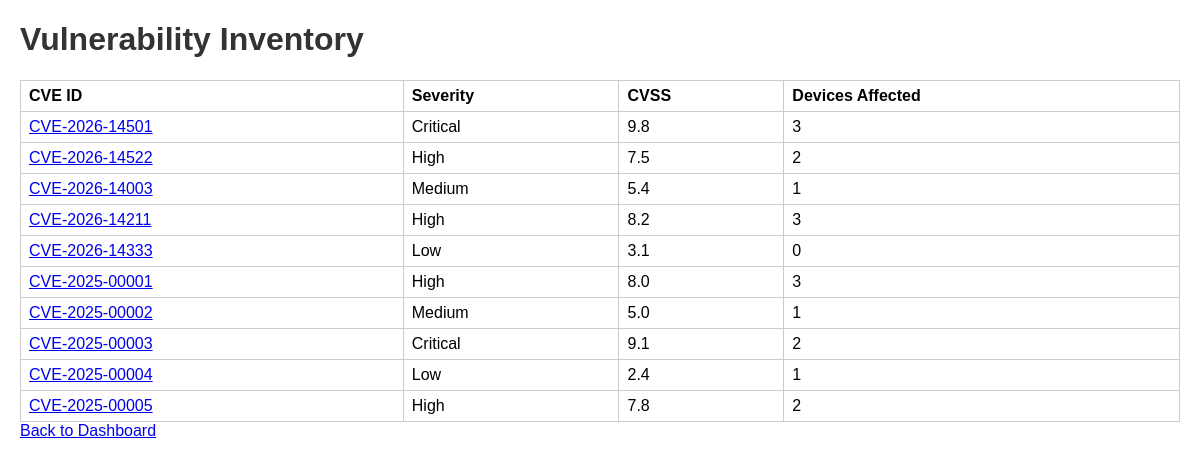
/vulnerabilities, run on the app's committed database.
### tables this page shows
CREATE TABLE Vulnerabilities (
    vuln_id INTEGER PRIMARY KEY AUTOINCREMENT,
    id TEXT,
    cve_id TEXT NOT NULL,
    severity TEXT,
    cvss REAL,
    description TEXT
);

### main.py (the view)
@app.get("/vulnerabilities")
def vulnerabilities(request: Request):
    conn = get_connection()
    cur = conn.cursor()
    cur.execute("""
        SELECT v.*, COUNT(dv.device_id) as device_count
        FROM Vulnerabilities v
        LEFT JOIN Device_Vulnerabilities dv ON v.vuln_id = dv.vuln_id
        GROUP BY v.vuln_id
    """)
    vulnerabilities = [dict(r) for r in cur.fetchall()]
    conn.close()
    return templates.TemplateResponse("vulnerabilities.html", {"request": request, "vulnerabilities": vulnerabilities})

### templates/vulnerabilities.html (shortened to what this page needs)
<!DOCTYPE html>
<html>
<head>
    <link rel="stylesheet" href="/static/styles.css">
</head>
<body>
<h1>Vulnerability Inventory</h1>
<table>
    <tr>
        <th>CVE ID</th>
        <th>Severity</th>
        <th>CVSS</th>
        <th>Devices Affected</th>
    </tr>
    {% for v in vulnerabilities %}
    <tr>
        <td>
            <a href="https://cve.mitre.org/cgi-bin/cvename.cgi?name={{ v.cve_id }}" target="_blank" rel="noopener noreferrer">{{ v.cve_id }}</a>
        </td>
        <td>{{ v.severity }}</td>
        <td>{{ v.cvss }}</td>
        <td>{{ v.device_count }}</td>
    </tr>
    {% else %}
    <tr>
        <td colspan="4">No vulnerabilities found. Please ingest data first.</td>
    </tr>
    {% endfor %}
</table>
<a href="/dashboard">Back to Dashboard</a>
</body>
</html>

### static/styles.css (style rules this page uses)
body { font-family: Arial, sans-serif; margin: 20px; }
h1, h2 { color: #333; }
table { border-collapse: collapse; width: 100%; margin-top: 15px; }
th, td { border: 1px solid #ccc; padding: 6px 8px; text-align: left; }

### data on the page
Vulnerabilities: cve_id "CVE-2026-14501", severity "Critical", cvss "9.8", device_count "3"
Vulnerabilities: cve_id "CVE-2026-14522", severity "High", cvss "7.5", device_count "2"
Vulnerabilities: cve_id "CVE-2026-14003", severity "Medium", cvss "5.4", device_count "1"
Vulnerabilities: cve_id "CVE-2026-14211", severity "High", cvss "8.2", device_count "3"
Vulnerabilities: cve_id "CVE-2026-14333", severity "Low", cvss "3.1", device_count "0"
Vulnerabilities: cve_id "CVE-2025-00001", severity "High", cvss "8.0", device_count "3"
Vulnerabilities: cve_id "CVE-2025-00002", severity "Medium", cvss "5.0", device_count "1"
Vulnerabilities: cve_id "CVE-2025-00003", severity "Critical", cvss "9.1", device_count "2"
Vulnerabilities: cve_id "CVE-2025-00004", severity "Low", cvss "2.4", device_count "1"
Vulnerabilities: cve_id "CVE-2025-00005", severity "High", cvss "7.8", device_count "2"
